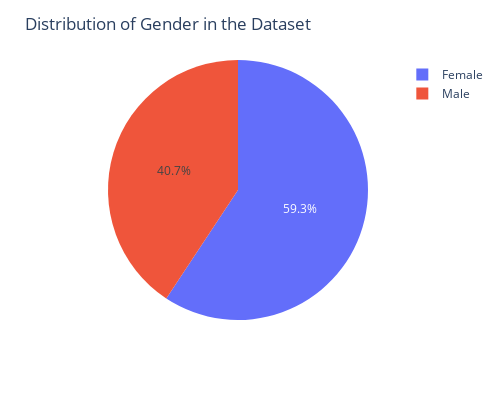
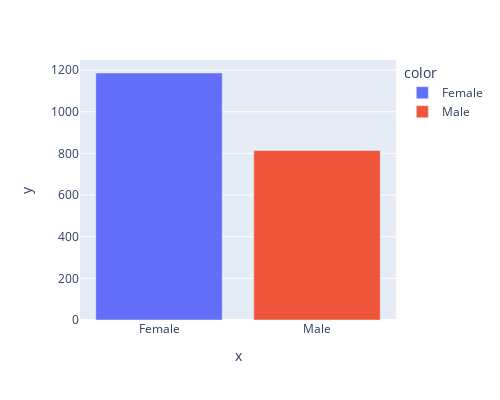

Here is the notebook cell these charts were saved with, in order:
### Markdown cell above
<div align="center">
  <img src="data_visualization.png">
</div>

### Code cell
# Obtain the count of each gender in the dataset
gender_count = data['Gender'].value_counts()

# Create a pie chart to visualize the distribution of gender in the dataset
fig = px.pie(values=gender_count, names=gender_count.index)

# Enhance the plot by adding a title and labels
fig.update_layout(title="Distribution of Gender in the Dataset", height=400, width=500)

# Create a bar chart to visualize the distribution of gender in the dataset 
fig2 = px.bar(y=gender_count, x=gender_count.index, color=gender_count.index, height=400, width=500)

# Display the plot
fig.show()
fig2.show()

### Figure 1 — Plotly figure (JSON) as saved in the notebook; plotly's stock layout.template omitted (floating-point values rounded to 4 significant figures)
{"data": [{"domain": {"x": [0, 1], "y": [0, 1]}, "hovertemplate": "label=%{label}<br>value=%{value}<extra></extra>", "labels": ["Female", "Male"], "legendgroup": "", "name": "", "showlegend": true, "type": "pie", "values": [1186, 814]}], "layout": {"height": 400, "legend": {"tracegroupgap": 0}, "margin": {"t": 60}, "title": {"text": "Distribution of Gender in the Dataset"}, "width": 500}}

### Figure 2 — Plotly figure (JSON) as saved in the notebook; plotly's stock layout.template omitted (floating-point values rounded to 4 significant figures)
{"data": [{"alignmentgroup": "True", "hovertemplate": "color=Female<br>x=%{x}<br>y=%{y}<extra></extra>", "legendgroup": "Female", "marker": {"color": "#636efa", "pattern": {"shape": ""}}, "name": "Female", "offsetgroup": "Female", "orientation": "v", "showlegend": true, "textposition": "auto", "type": "bar", "x": ["Female"], "xaxis": "x", "y": [1186], "yaxis": "y"}, {"alignmentgroup": "True", "hovertemplate": "color=Male<br>x=%{x}<br>y=%{y}<extra></extra>", "legendgroup": "Male", "marker": {"color": "#EF553B", "pattern": {"shape": ""}}, "name": "Male", "offsetgroup": "Male", "orientation": "v", "showlegend": true, "textposition": "auto", "type": "bar", "x": ["Male"], "xaxis": "x", "y": [814], "yaxis": "y"}], "layout": {"barmode": "relative", "height": 400, "legend": {"title": {"text": "color"}, "tracegroupgap": 0}, "margin": {"t": 60}, "width": 500, "xaxis": {"anchor": "y", "domain": [0, 1], "title": {"text": "x"}}, "yaxis": {"anchor": "x", "domain": [0, 1], "title": {"text": "y"}}}}
